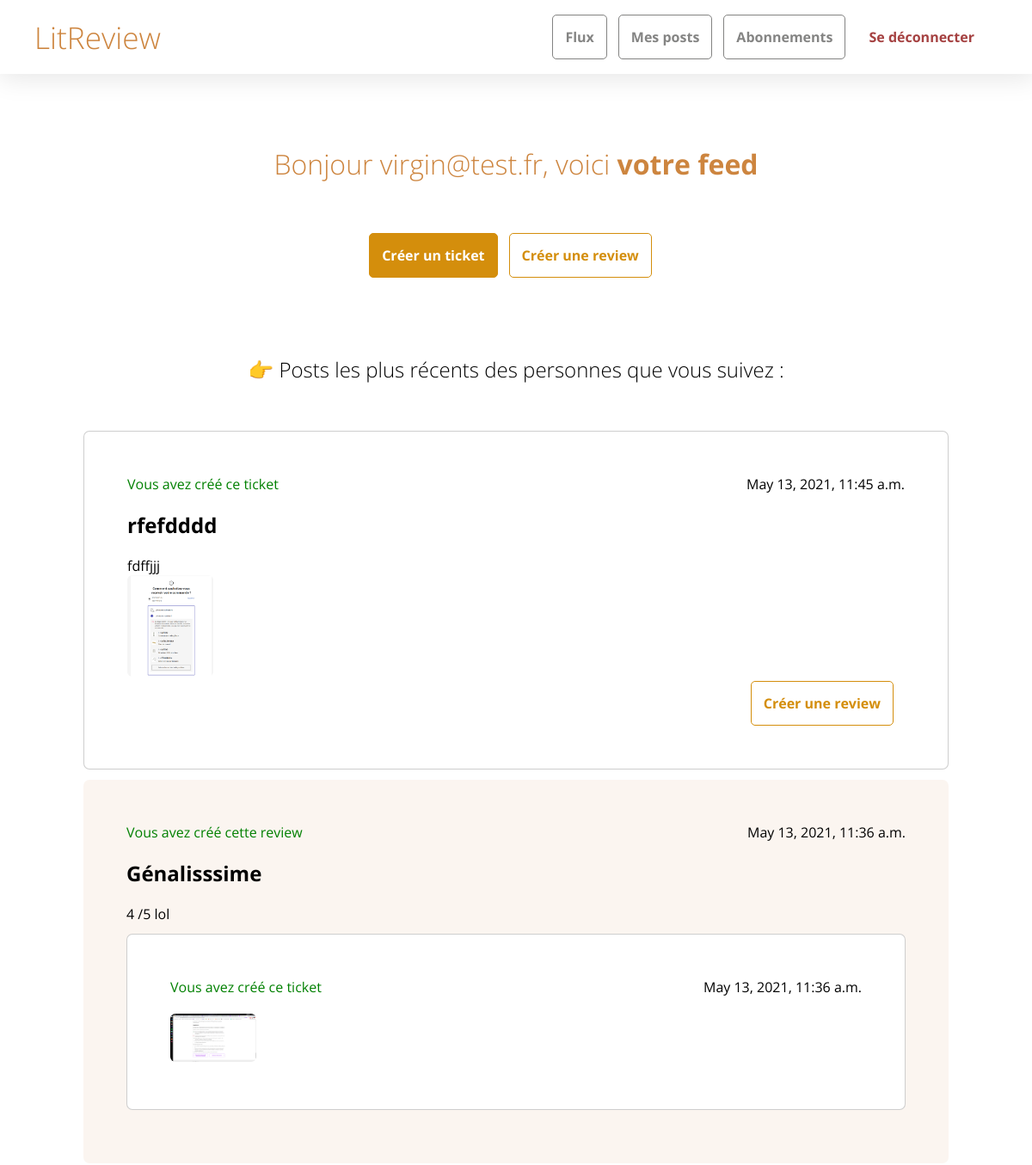
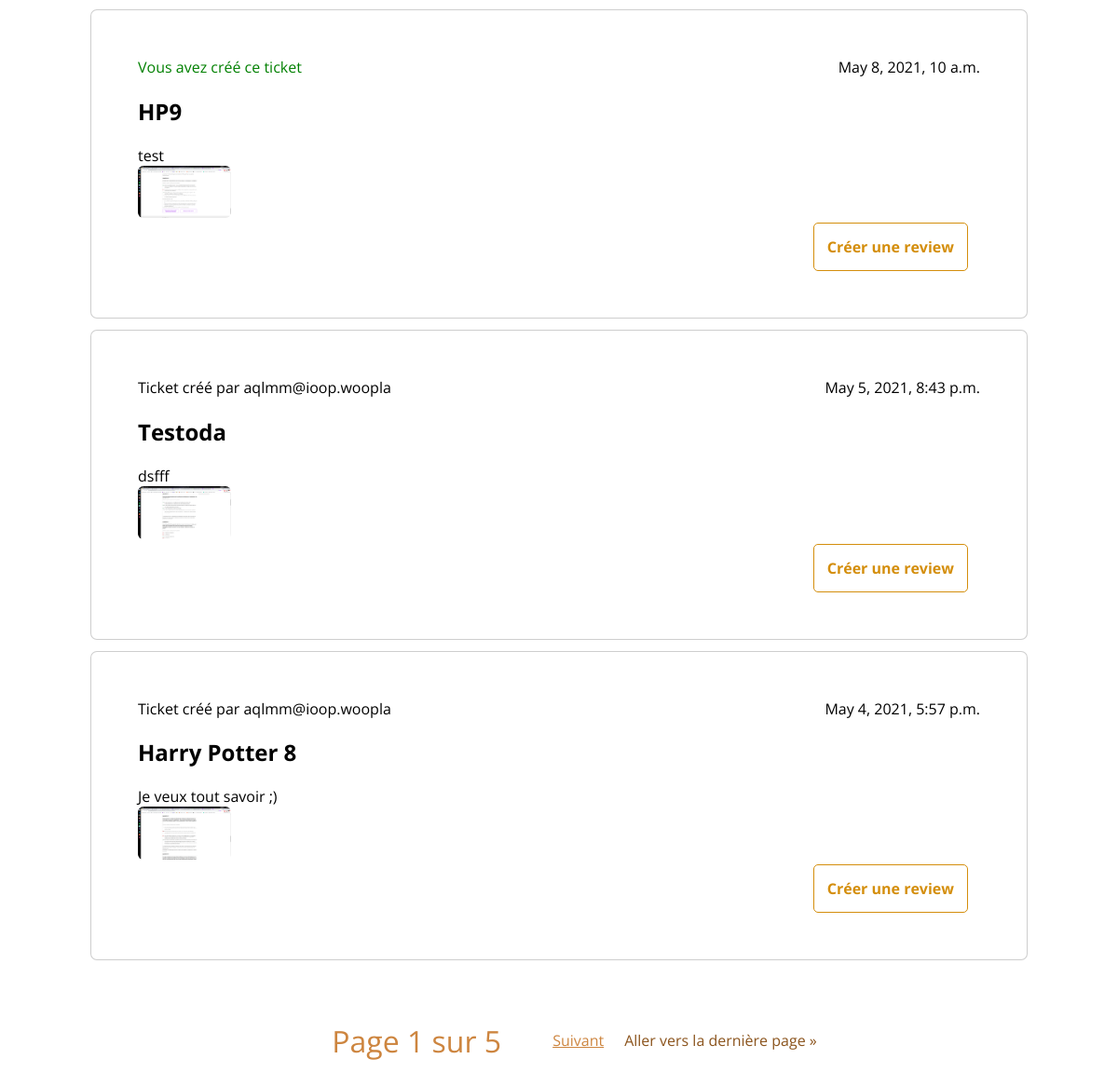
Screenshot of /app/feed/ (signed in) with the database file from the repository (2 pictures, top to bottom).
### registration/models.py (models this page shows)
class User(AbstractUser):
    username = None
    email = models.EmailField(_('email address'), unique=True)
    USERNAME_FIELD = 'email'
    REQUIRED_FIELDS = []
    objects = UserManager()

### bookreviews/models.py (models this page shows, shortened)
class Ticket(models.Model):
    title = models.CharField(max_length=128)
    descripton = models.TextField(max_length=2048, blank=True)
    image = models.ImageField(null=True, blank=True, upload_to="images/")
    user = models.ForeignKey(to=settings.AUTH_USER_MODEL, on_delete=models.CASCADE)
    time_created = models.DateTimeField(auto_now_add=True)

class Review(models.Model):
    ticket = models.ForeignKey(to=Ticket, on_delete=models.CASCADE)
    rating = models.PositiveSmallIntegerField(validators=[MinValueValidator(0), MaxValueValidator(5)])
    headline = models.CharField(max_length=128)
    body = models.TextField(max_length=8192, blank=True)
    user = models.ForeignKey(to=settings.AUTH_USER_MODEL, on_delete=models.CASCADE)
    time_created = models.DateTimeField(auto_now_add=True)

### bookreviews/views.py (the view)
# urls.py: path('feed/', views.feed, name='feed_view'),
@login_required()
def feed(request):
    i_follow = UserFollows.objects.filter(
        user=request.user).values_list('followed_user')
    ticket_list = Ticket.objects.filter(
        Q(user__in=[usr for usr in i_follow]) |
        Q(user=request.user)
    ).annotate(content_type=Value('TICKET', CharField()))
    review_list = Review.objects.filter(
        Q(user__in=[usr for usr in i_follow]) |
        Q(user=request.user)
    ).annotate(content_type=Value('REVIEW', CharField()))
    posts = sorted(
        chain(review_list, ticket_list),
        key=lambda post: post.time_created,
        reverse=True
    )
    paginator = Paginator(posts, 5)
    page = request.GET.get('page')
    paginated_posts = paginator.get_page(page)
    return render(
        request,
        'bookreviews/feed.html',
        context={'posts': paginated_posts, 'user': request.user}
    )

### bookreviews/templates/bookreviews/feed.html (shortened to what this page needs)
{% extends "bookreviews/base.html" %}
{% block content %}
    <h1>Bonjour {{ user.email }}, voici <b>votre feed</b></h1>
    <div class="btn-container">
        <a class="primary-btn" href="{% url 'create_ticket_view'%}">Créer un ticket</a>
        <a class="secondary-btn" href="{% url 'create_review_view'%}">Créer une review</a>
    </div>
    <div>
        <h2 class="subtitle">👉 Posts les plus récents des personnes que vous suivez :</h2>
        <div>
            {% for post in posts %}
                {% if post.content_type == 'TICKET' %}
                    {% include "bookreviews/ticket-container.html" with has_create_review_btn=True is_editable=False is_within_review=False %}
                {% elif post.content_type == 'REVIEW' %}
                    {% include "bookreviews/review-container.html" with is_editable=False%}
                {% endif %}
            {% empty %}
            <span>Aucun post à afficher pour le moment. 👀</span>
            {% endfor %}
        <div class="pagination">
                <span class="step-links">
                    <span class="current">
                        Page {{ posts.number }} sur {{ posts.paginator.num_pages }}
                    </span>
                    {% if posts.has_next %}
                        <a class="next" href="?page={{ posts.next_page_number }}">Suivant</a>
                        <a class="end" href="?page={{ posts.paginator.num_pages }}">Aller vers la dernière page &raquo;</a>
                    {% endif %}
                </span>
            </div>
        </div>
    </div>
{% endblock %}

### bookreviews/templates/bookreviews/ticket-container.html (shortened to what this page needs)
<div class="ticket-container">
    <div class="metadata">
        {% if user == post.user %}
        <span class="you">Vous avez créé ce ticket</span>
        {% else %}
        <span>Ticket créé par {{ post.user }}</span>
        {% endif %}
        <span>{{ post.time_created }}</span>
    </div>
    <h2>{{ post.title }}</h2>
    <div><span>{{ post.descripton }}</span></div>
    {% if is_within_review %}
    <img class="cover" src="/media/{{ post.ticket.image }}" alt="image de couverture du ticket" />
    {% else %}
    <img class="cover" src="/media/{{ post.image }}" alt="image de couverture du ticket" />
    {% endif %}
    {% if has_create_review_btn %}
    <div class="card-btn-container">
        <a class="secondary-btn" href="{% url 'create_review_from_ticket_view' ticket_id=post.id%}">Créer une review</a>
    </div>
    {% endif %}
</div>

### bookreviews/templates/bookreviews/review-container.html (shortened to what this page needs)
<div class="review-container">
    <div class="metadata">
        {% if user == post.user %}
            <span class="you">Vous avez créé cette review</span>
            {% else %}
            <span>Review créée par {{ post.user }}</span>
            {% endif %}
        <span>{{ post.time_created }}</span>
    </div>
    <div>
        <h2>{{ post.headline }}</h2>
        <span>{{ post.rating }} /5</span>
        <span>{{ post.body }}</span>
    </div>
    {% include "bookreviews/ticket-container.html" with has_create_review_btn=False is_editable=False is_within_review=True %}
</div>

### static/styles.css (style rules this page uses)
body { font-family: 'Open Sans'; margin: 0px; }
.ticket-container { border: 1px solid #80808063; border-radius: 7px; padding: 50px; margin-top: 12px; margin-bottom: 12px; min-width: 67vw; background-color: white; }
.review-container { border-radius: 7px; padding: 50px; margin-top: 12px; margin-bottom: 12px; min-width: 67vw; background-color: #cd853f14; }
.cover { width: 100px; height: auto; border-radius: 6px; }
.you { color: green; }
h1 { font-size: 2em; color: peru; font-weight: 300; padding-bottom: 33px; text-align: center; }
.primary-btn, .secondary-btn:hover, button { text-decoration: none; padding: 14px; border: 1px solid rgb(212, 142, 12); background-color: rgb(212, 142, 12); border-radius: 5px; margin-right: 13px; color: white; font-weight: 700; }
.secondary-btn { text-decoration: none; padding: 14px; border: 1px solid rgb(212, 142, 12); border-radius: 5px; margin-right: 13px; color: rgb(212, 142, 12); font-weight: 700; }
.btn-container { display: flex; padding-bottom: 35px; }
.subtitle { font-weight: 200; text-align: center; padding-bottom: 35px; padding-top: 35px; }
.metadata { display: flex; justify-content: space-between; }
.card-btn-container { display: flex; justify-content: flex-end; }
.step-links { display: flex; justify-content: center; align-items: center; margin-top: 65px; }
.current { padding-left: 33px; padding-right: 33px; font-size: 2em; color: peru; }
.next, .previous { color: peru; margin-right: 22px; margin-left: 22px; }
.end, .start { color: rgb(139, 84, 29); text-decoration: none; }

### rows the page displays
User: email "virgin@test.fr"
Ticket: shows "Vous avez créé ce ticket", time_created "May 13, 2021, 11:45 a.m.", title "rfefdddd", descripton "fdffjjj", image (picture), shows "Créer une review"
Review: shows "Vous avez créé cette review", time_created "May 13, 2021, 11:36 a.m.", headline "Génalisssime", rating "4", body "lol", shows "Vous avez créé ce ticket", ticket.image (picture)
Ticket: shows "Vous avez créé ce ticket", time_created "May 8, 2021, 10 a.m.", title "HP9", descripton "test", image (picture), shows "Créer une review"
Ticket: user "aqlmm@ioop.woopla", time_created "May 5, 2021, 8:43 p.m.", title "Testoda", descripton "dsfff", image (picture), shows "Créer une review"
Ticket: user "aqlmm@ioop.woopla", time_created "May 4, 2021, 5:57 p.m.", title "Harry Potter 8", descripton "Je veux tout savoir ;)", image (picture), shows "Créer une review"

### other values shown
{{ posts.number }} "1"
{{ posts.paginator.num_pages }} "5"
